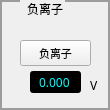
                    <widget class="QGroupBox" name="groupBox_14">
                     <property name="maximumSize">
                      <size>
                       <width>110</width>
                       <height>150</height>
                      </size>
                     </property>
                     <property name="font">
                      <font>
                       <family>微软雅黑</family>
                       <pointsize>9</pointsize>
                      </font>
                     </property>
                     <property name="styleSheet">
                      <string notr="true"> QGroupBox {
            border-color: rgb(156, 156, 156);
            border-width: 2px;
            border-style: solid;
            margin-top: 0.5ex;
        }
        QGroupBox::title {
            subcontrol-origin: margin;
            subcontrol-position: top left;
            left: 20px;
			bottom : 0px;
            margin-left: 5px;
            padding:0px;
        }</string>
                     </property>
                     <property name="title">
                      <string>负离子</string>
                     </property>
                     <widget class="QLabel" name="label_58">
                      <property name="geometry">
                       <rect>
                        <x>90</x>
                        <y>70</y>
                        <width>21</width>
                        <height>31</height>
                       </rect>
                      </property>
                      <property name="font">
                       <font>
                        <family>微软雅黑</family>
                       </font>
                      </property>
                      <property name="text">
                       <string>V</string>
                      </property>
                     </widget>
                     <widget class="QPushButton" name="Auto_FLZ">
                      <property name="geometry">
                       <rect>
                        <x>20</x>
                        <y>40</y>
                        <width>71</width>
                        <height>26</height>
                       </rect>
                      </property>
                      <property name="minimumSize">
                       <size>
                        <width>0</width>
                        <height>0</height>
                       </size>
                      </property>
                      <property name="font">
                       <font>
                        <family>微软雅黑</family>
                        <pointsize>8</pointsize>
                        <weight>50</weight>
                        <bold>false</bold>
                       </font>
                      </property>
                      <property name="text">
                       <string>负离子</string>
                      </property>
                     </widget>
                     <widget class="QDoubleSpinBox" name="Auto_FLZ_Value">
                      <property name="geometry">
                       <rect>
                        <x>30</x>
                        <y>70</y>
                        <width>51</width>
                        <height>24</height>
                       </rect>
                      </property>
                      <property name="sizePolicy">
                       <sizepolicy hsizetype="Preferred" vsizetype="Preferred">
                        <horstretch>0</horstretch>
                        <verstretch>0</verstretch>
                       </sizepolicy>
                      </property>
                      <property name="font">
                       <font>
                        <family>微软雅黑</family>
                        <pointsize>9</pointsize>
                        <weight>50</weight>
                        <italic>false</italic>
                        <bold>false</bold>
                       </font>
                      </property>
                      <property name="styleSheet">
                       <string notr="true">QDoubleSpinBox::enabled{
	font: 9pt &quot;微软雅黑&quot;;
	background-color: rgb(0, 0, 0);
	color: rgb(0, 255, 255);
}

QDoubleSpinBox::!enabled{

	font: 9pt &quot;微软雅黑&quot;;
	background-color: rgb(0, 0, 0);
	color: rgb(170, 127, 127);
}</string>
                      </property>
                      <property name="alignment">
                       <set>Qt::AlignCenter</set>
                      </property>
                      <property name="buttonSymbols">
                       <enum>QAbstractSpinBox::NoButtons</enum>
                      </property>
                      <property name="decimals">
                       <number>3</number>
                      </property>
                      <property name="maximum">
                       <double>99.998999999999995</double>
                      </property>
                     </widget>
                    </widget>
